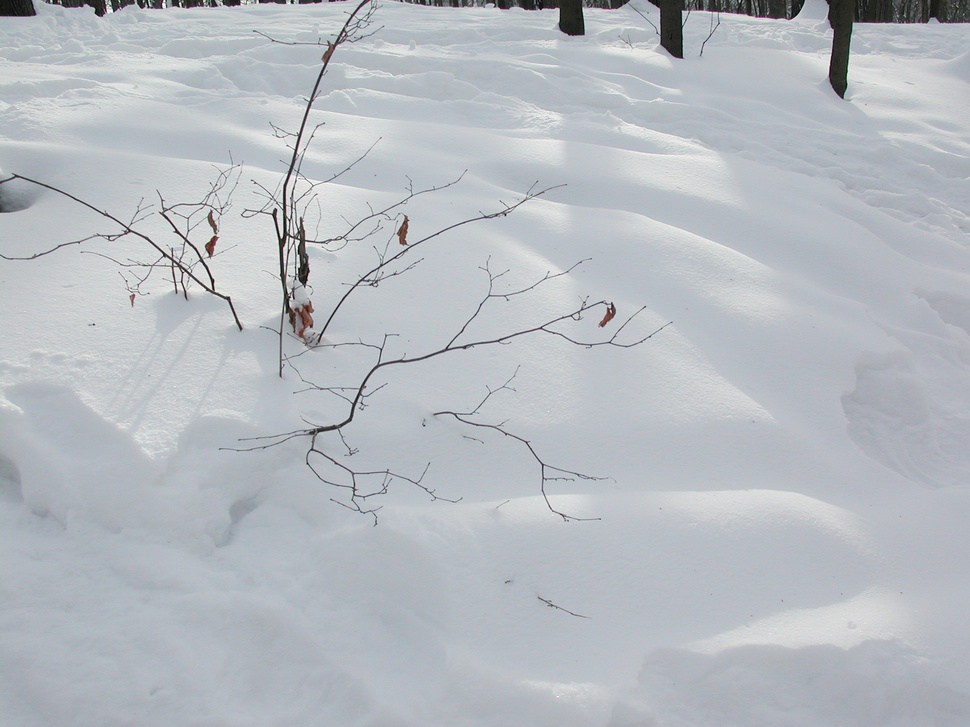
#> input picture printmedia_technology/Practice_5/images/03.jpg, 970 x 727 px, shrunk from 2048 x 1536 before the run; its folder holds only this picture in this run
$ jupyter execute automation_tone_correction.ipynb
#> lines starting #> are read from the running program, lines starting #| are printed output that depends on the picture
[cell 1]
import os
import colorsys
import cv2
import matplotlib.pyplot as plt
import numpy as np

[cell 2]
def print_image(img, name):
    fig, axes = plt.subplots(1)

    axes.imshow(img, cmap="gray")
    axes.set_title(name)
    axes.axis("off")

    fig.set_figwidth(5)
    fig.set_figheight(5)

    plt.show()

[cell 3]
def print_chart(img_arr, text):
    x = [i for i in range(0, 256)]
    y = np.zeros(256, dtype=int)
    y1 = np.zeros(256, dtype=int)
    y2 = np.zeros(256, dtype=int)
    y3 = np.zeros(256, dtype=int)
    plt.figure(figsize=[5, 3])

    if len(img_arr.shape) > 2:
      for i in img_arr[:, :, 0].flat:
        y[i] += 1
      for i in img_arr[:, :, 1].flat:
        y1[i] += 1
      for i in img_arr[:, :, 2].flat:
        y2[i] += 1
      for i in img_arr.flat:
        y3[i] += 1
      plt.bar(x, y)
      plt.bar(x, y1)
      plt.bar(x, y2)

    else:
      for i in img_arr.flat:
        y3[i] += 1
      plt.bar(x, y3)

    plt.title(text)
    plt.ylabel("Кол-во пикселей")
    plt.xlabel("Уровень яркости")
    plt.xlim([-1, 256])
    plt.show()

[cell 4]
# [9 lines left out: function log_p, not called in this run]

[cell 5]
# [8 lines left out: function deg, not called in this run]

[cell 6]
for path in os.listdir("images"):
    input = cv2.imread(os.path.join("images", path), cv2.IMREAD_COLOR)
#> input is the input picture: shape (727, 970, 3); mean B, G, R 192.6, 186.7, 181.9

    img = cv2.cvtColor(input, cv2.COLOR_RGB2Lab)
#> img: shape (727, 970, 3); mean of channels 0, 1, 2 193.9, 129.2, 131.1
    print_chart(img, path)
#> the loop in print_chart, `for i in img_arr[:, :, 0].flat:` made 705190 passes
#> i on passes 1 to 3: 18, 19, 21
#> after the loop in print_chart, `for i in img_arr[:, :, 0].flat:`: y = 256 values, max 38118 at index 196, min 0 at index 0, mean 2754.6
#> the loop in print_chart, `for i in img_arr[:, :, 1].flat:` made 705190 passes
#> i on passes 1 to 3: 124, 124, 124
#> after the loop in print_chart, `for i in img_arr[:, :, 1].flat:`: y1 = 256 values, max 240510 at index 129, min 0 at index 0, mean 2754.6
#> the loop in print_chart, `for i in img_arr[:, :, 2].flat:` made 705190 passes
#> i on passes 1 to 3: 130, 130, 130
#> after the loop in print_chart, `for i in img_arr[:, :, 2].flat:`: y2 = 256 values, max 246215 at index 131, min 0 at index 0, mean 2754.6
#> the loop in print_chart, `for i in img_arr.flat:` made 2115570 passes
#> after the loop in print_chart, `for i in img_arr.flat:`: y3 = 256 values, max 313839 at index 130, min 0 at index 0, mean 8263.9
#> in print_chart, `plt.show()`:
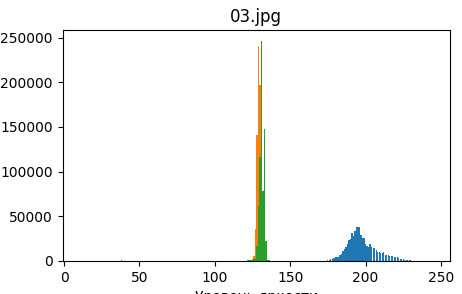
#> figure drawn by matplotlib, 1 panel; tallest bar 38118 high, from x = 195.6 to 196.4; tallest bar 240510 high, from x = 128.6 to 129.4; tallest bar 246215 high, from x = 130.6 to 131.4

    lightness = img[:,:,0]
    middle = int(np.median(cv2.cvtColor(input, cv2.COLOR_RGB2GRAY)))
#> middle = 190

    if(middle in range(130,255)):
        lightness = cv2.normalize(lightness, None, -150, 255, norm_type=cv2.NORM_MINMAX)
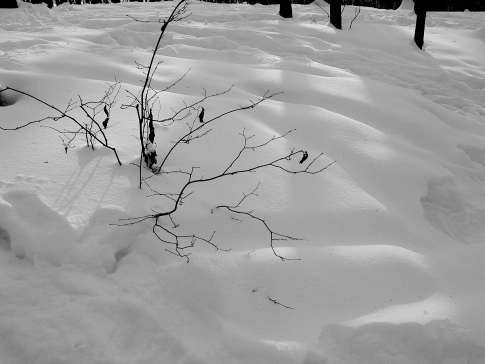
#> lightness: shape (727, 970) (shown at 1/2 size); min 0, max 255, mean 159
        print("-100-255")

    elif(middle in range(100,130)):
        lightness=cv2.normalize(lightness, None, -50, 300, norm_type=cv2.NORM_MINMAX)
        print("-50-300")

    elif(middle in range(0,100)):
        lightness=cv2.normalize(lightness, None, 0, 500, norm_type=cv2.NORM_MINMAX)
        print("0-300")

    img_norm = img
    img_norm[:,:,0] = lightness
#> img_norm: shape (727, 970, 3); mean of channels 0, 1, 2 159, 129.2, 131.1
    print_chart(img_norm, path+" Normalyze")
#> call 2 of print_chart, with text = '03.jpg Normalyze'
#> in print_chart (call 2), `x = [i for i in range(0, 256)]`: x = 256 values from 0 to 255
#> the loop in print_chart (call 2), `for i in img_arr[:, :, 0].flat:` made 705190 passes
#> i on passes 2 to 4: 0, 0, 0
#> after the loop in print_chart (call 2), `for i in img_arr[:, :, 0].flat:`: y = 256 values, max 38118 at index 161, min 0 at index 2, mean 2754.6
#> the loop in print_chart (call 2), `for i in img_arr[:, :, 1].flat:` made 705190 passes
#> the loop in print_chart (call 2), `for i in img_arr[:, :, 2].flat:` made 705190 passes
#> the loop in print_chart (call 2), `for i in img_arr.flat:` made 2115570 passes
#> after the loop in print_chart (call 2), `for i in img_arr.flat:`: y3 = 256 values, max 313699 at index 130, min 0 at index 2, mean 8263.9
#> in print_chart (call 2), `plt.show()`:
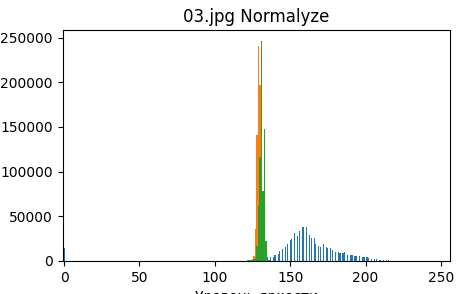
#> figure drawn by matplotlib, 1 panel; tallest bar 38118 high, from x = 160.6 to 161.4; tallest bar 240510 high, from x = 128.6 to 129.4; tallest bar 246215 high, from x = 130.6 to 131.4
    img_norm = cv2.cvtColor(img_norm, cv2.COLOR_Lab2RGB)

    print_image(img_norm, path+" Normalyze")

    # [9 lines of commented-out code are left out]

$ run again, on printmedia_technology/Practice_5/images/08.jpg
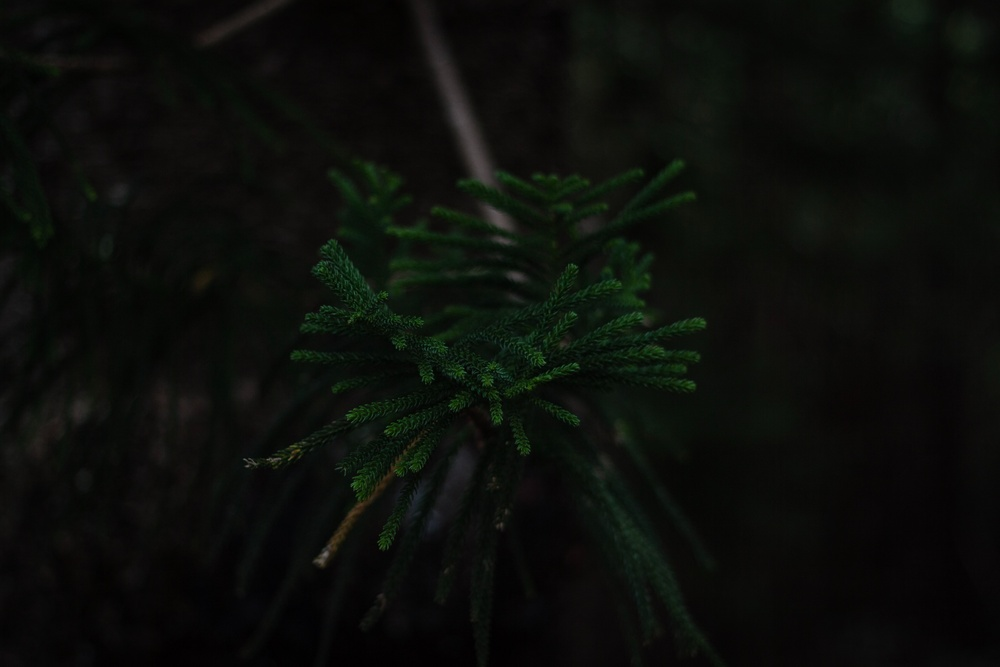
#> input picture printmedia_technology/Practice_5/images/08.jpg, 1000 x 667 px, shrunk from 3888 x 2592 before the run
#> input is the input picture: shape (667, 1000, 3); mean B, G, R 10.4, 14.1, 11.8
#> img: shape (667, 1000, 3); mean of channels 0, 1, 2 10.6, 126.3, 128.8
#> the loop in print_chart, `for i in img_arr[:, :, 0].flat:` made 667000 passes
#> i on passes 1 to 3: 8, 8, 8
#> after the loop in print_chart, `for i in img_arr[:, :, 0].flat:`: y = 256 values, max 87264 at index 7, min 0 at index 4, mean 2605.5
#> the loop in print_chart, `for i in img_arr[:, :, 1].flat:` made 667000 passes
#> i on passes 1 to 3: 126, 126, 126
#> after the loop in print_chart, `for i in img_arr[:, :, 1].flat:`: y1 = 256 values, max 277789 at index 128, min 0 at index 0, mean 2605.5
#> the loop in print_chart, `for i in img_arr[:, :, 2].flat:` made 667000 passes
#> i on passes 1 to 3: 130, 130, 129
#> after the loop in print_chart, `for i in img_arr[:, :, 2].flat:`: y2 = 256 values, max 218452 at index 128, min 0 at index 0, mean 2605.5
#> the loop in print_chart, `for i in img_arr.flat:` made 2001000 passes
#> after the loop in print_chart, `for i in img_arr.flat:`: y3 = 256 values, max 496241 at index 128, min 0 at index 4, mean 7816.4
#> in print_chart, `plt.show()`:
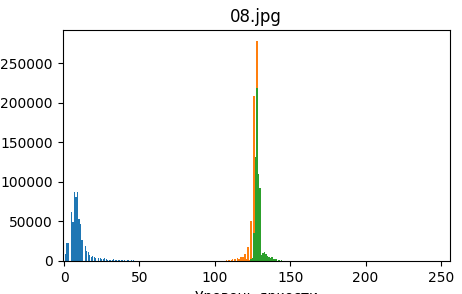
#> figure drawn by matplotlib, 1 panel; tallest bar 87264 high, from x = 6.6 to 7.4; tallest bar 277789 high, from x = 127.6 to 128.4; tallest bar 218452 high, from x = 127.6 to 128.4
#> middle = 11
#> the loop in print_chart (call 2), `for i in img_arr[:, :, 0].flat:` made 667000 passes
#> i on passes 1 to 3: 34, 34, 34
#> the loop in print_chart (call 2), `for i in img_arr[:, :, 1].flat:` made 667000 passes
#> the loop in print_chart (call 2), `for i in img_arr[:, :, 2].flat:` made 667000 passes
#> the loop in print_chart (call 2), `for i in img_arr.flat:` made 2001000 passes
#> `img_norm = cv2.cvtColor(img_norm, cv2.COLOR_Lab2RGB)`:
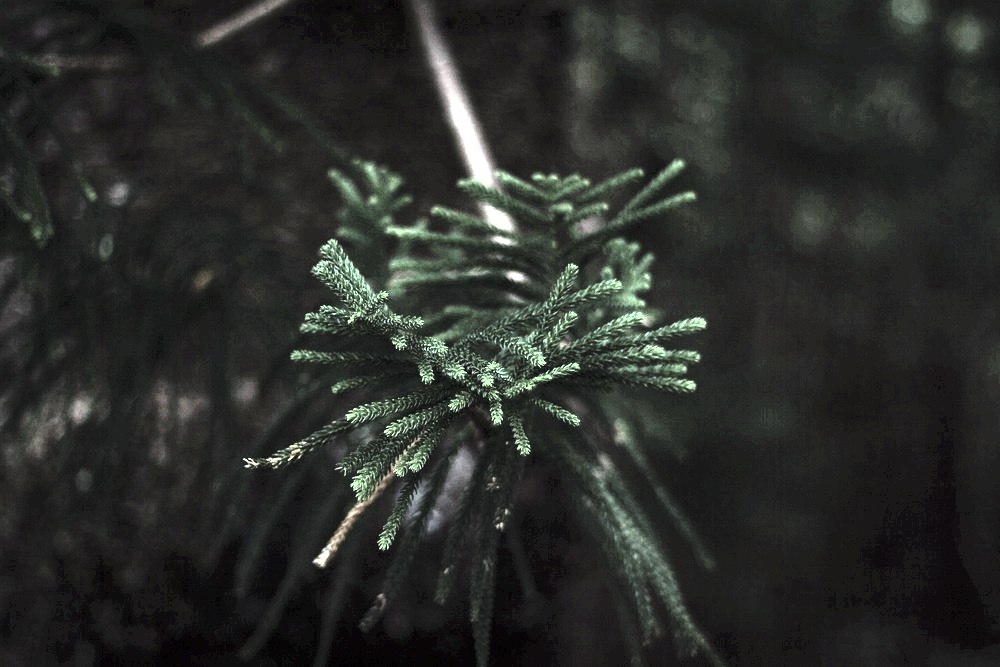
#> img_norm: shape (667, 1000, 3); mean B, G, R 42.2, 45.4, 43.2

$ run again, on printmedia_technology/Practice_5/images/12.jpg
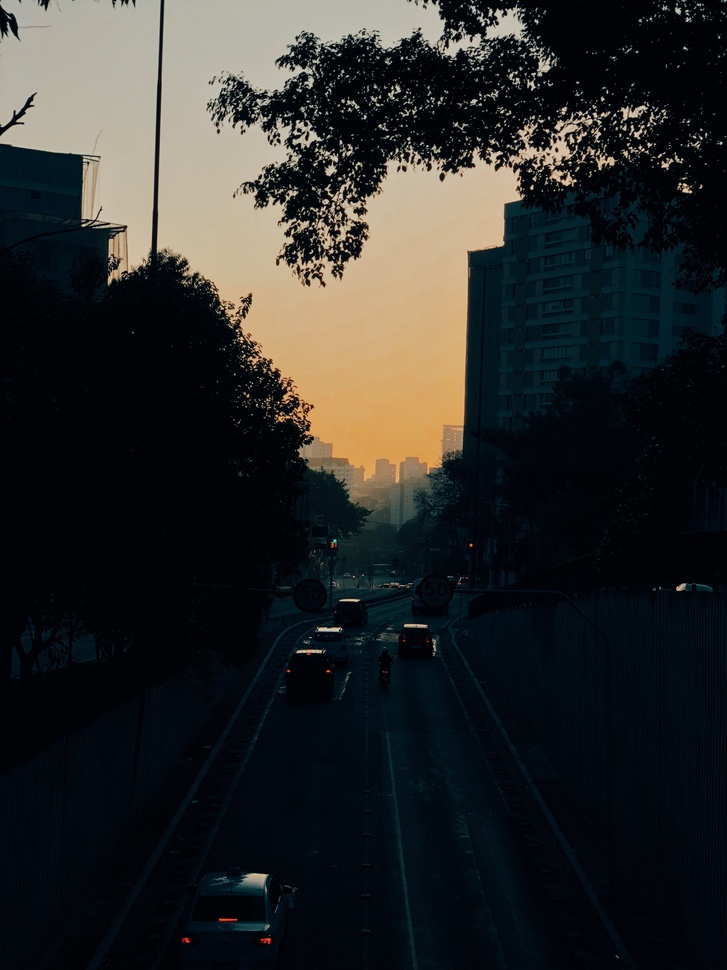
#> input picture printmedia_technology/Practice_5/images/12.jpg, 727 x 970 px, shrunk from 3024 x 4032 before the run
#> input is the input picture: shape (970, 727, 3); mean B, G, R 40.7, 41.5, 40.2
#> img: shape (970, 727, 3); mean of channels 0, 1, 2 41.5, 127.8, 128.4
#> the loop in print_chart, `for i in img_arr[:, :, 0].flat:` made 705190 passes
#> i on passes 1 to 3: 78, 172, 176
#> after the loop in print_chart, `for i in img_arr[:, :, 0].flat:`: y = 256 values, max 162459 at index 2, min 0 at index 4, mean 2754.6
#> the loop in print_chart, `for i in img_arr[:, :, 1].flat:` made 705190 passes
#> i on passes 1 to 3: 123, 124, 124
#> after the loop in print_chart, `for i in img_arr[:, :, 1].flat:`: y1 = 256 values, max 284440 at index 128, min 0 at index 0, mean 2754.6
#> the loop in print_chart, `for i in img_arr[:, :, 2].flat:` made 705190 passes
#> i on passes 1 to 3: 128, 128, 128
#> after the loop in print_chart, `for i in img_arr[:, :, 2].flat:`: y2 = 256 values, max 142272 at index 129, min 0 at index 0, mean 2754.6
#> the loop in print_chart, `for i in img_arr.flat:` made 2115570 passes
#> after the loop in print_chart, `for i in img_arr.flat:`: y3 = 256 values, max 358481 at index 130, min 0 at index 4, mean 8263.9
#> middle = 10
#> `lightness=cv2.normalize(lightness, None, 0, 500, norm_type=cv2.NORM_MI..`:
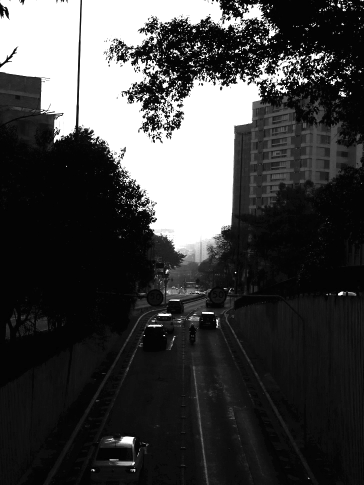
#> lightness: shape (970, 727) (shown at 1/2 size); min 0, max 255, mean 64.8
#> the loop in print_chart (call 2), `for i in img_arr[:, :, 0].flat:` made 705190 passes
#> i on passes 1 to 3: 169, 255, 255
#> the loop in print_chart (call 2), `for i in img_arr[:, :, 1].flat:` made 705190 passes
#> the loop in print_chart (call 2), `for i in img_arr[:, :, 2].flat:` made 705190 passes
#> the loop in print_chart (call 2), `for i in img_arr.flat:` made 2115570 passes
#> `img_norm = cv2.cvtColor(img_norm, cv2.COLOR_Lab2RGB)`:
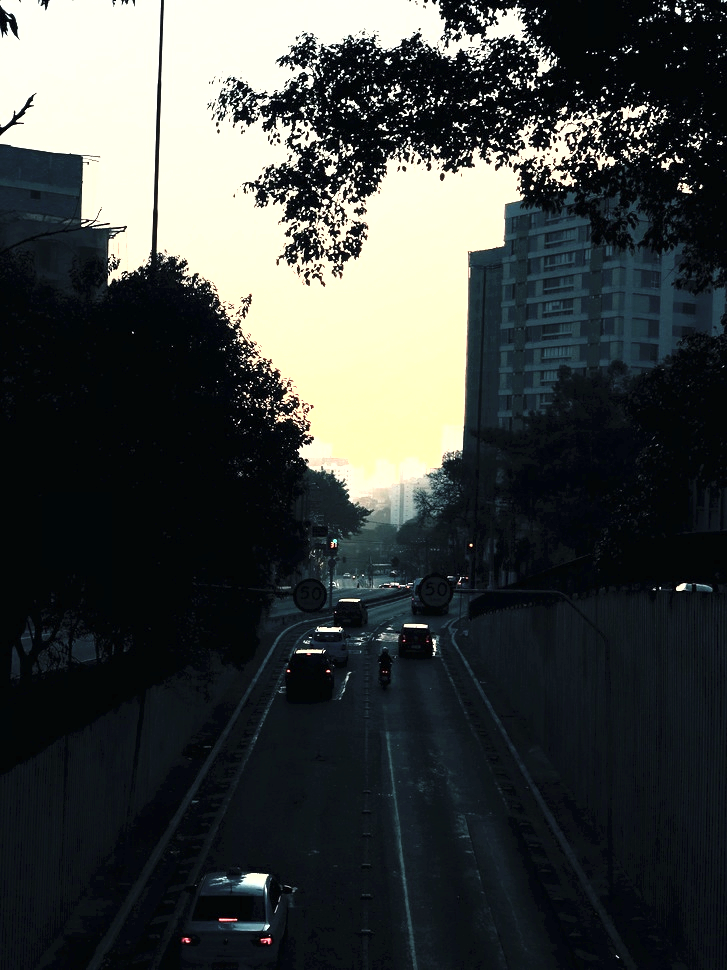
#> img_norm: shape (970, 727, 3); mean B, G, R 64.3, 65.8, 61.4
